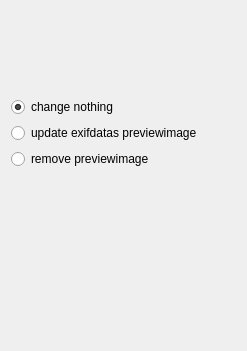
<?xml version="1.0" encoding="UTF-8"?>
<ui version="4.0">
 <class>Widget</class>
 <widget class="QWidget" name="Widget">
  <property name="geometry">
   <rect>
    <x>0</x>
    <y>0</y>
    <width>247</width>
    <height>351</height>
   </rect>
  </property>
  <property name="windowTitle">
   <string notr="true">Form</string>
  </property>
  <layout class="QGridLayout" name="gridLayout">
   <item row="5" column="0">
    <spacer name="verticalSpacer">
     <property name="orientation">
      <enum>Qt::Vertical</enum>
     </property>
     <property name="sizeHint" stdset="0">
      <size>
       <width>20</width>
       <height>40</height>
      </size>
     </property>
    </spacer>
   </item>
   <item row="1" column="0">
    <widget class="QRadioButton" name="changeNothingRadioButton">
     <property name="text">
      <string>change nothing</string>
     </property>
     <property name="checked">
      <bool>true</bool>
     </property>
    </widget>
   </item>
   <item row="3" column="0">
    <widget class="QRadioButton" name="removeRadioButton">
     <property name="text">
      <string>remove previewimage</string>
     </property>
    </widget>
   </item>
   <item row="2" column="0">
    <widget class="QRadioButton" name="updateRadioButton">
     <property name="text">
      <string>update exifdatas previewimage</string>
     </property>
    </widget>
   </item>
   <item row="0" column="0">
    <spacer name="verticalSpacer_2">
     <property name="orientation">
      <enum>Qt::Vertical</enum>
     </property>
     <property name="sizeHint" stdset="0">
      <size>
       <width>20</width>
       <height>40</height>
      </size>
     </property>
    </spacer>
   </item>
   <item row="4" column="0">
    <spacer name="verticalSpacer_3">
     <property name="orientation">
      <enum>Qt::Vertical</enum>
     </property>
     <property name="sizeHint" stdset="0">
      <size>
       <width>20</width>
       <height>40</height>
      </size>
     </property>
    </spacer>
   </item>
  </layout>
 </widget>
 <resources/>
 <connections/>
</ui>
